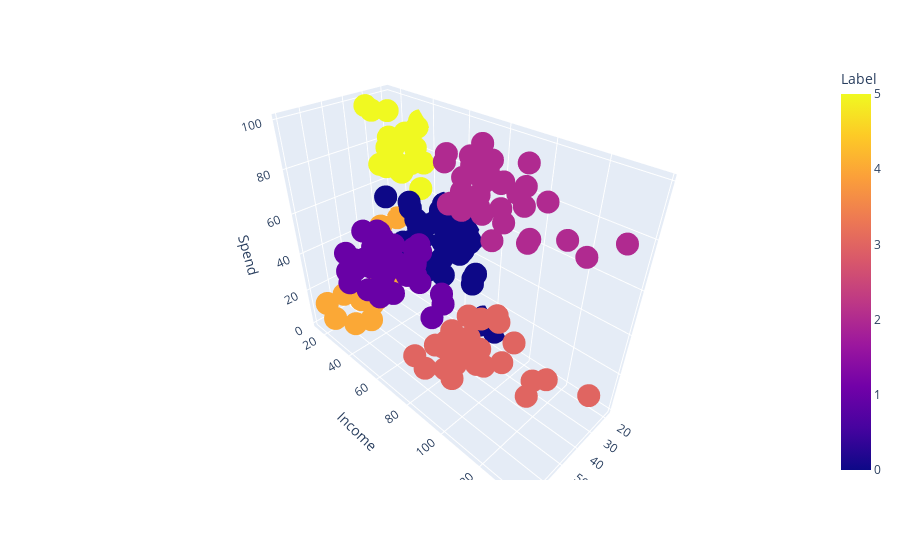

Notebook source saved alongside this figure:
### Code cell
import plotly.express as px 
fig = px.scatter_3d(data_frame=X, x='Age', y='Income', z='Spend', color='Label')
fig.show()

### Figure 1 — Plotly figure (JSON) as saved in the notebook; plotly's stock layout.template omitted (floating-point values rounded to 4 significant figures; data arrays with more than 128 entries replaced by an {"elided": "..."} marker saying what was removed)
{"data": [{"hovertemplate": "Age=%{x}<br>Income=%{y}<br>Spend=%{z}<br>Label=%{marker.color}<extra></extra>", "legendgroup": "", "marker": {"color": {"elided": "200 int values"}, "coloraxis": "coloraxis", "symbol": "circle"}, "mode": "markers", "name": "", "scene": "scene", "showlegend": false, "type": "scatter3d", "x": {"elided": "200 int values"}, "y": {"elided": "200 int values"}, "z": {"elided": "200 int values"}}], "layout": {"coloraxis": {"colorbar": {"title": {"text": "Label"}}, "colorscale": [[0, "#0d0887"], [0.1111, "#46039f"], [0.2222, "#7201a8"], [0.3333, "#9c179e"], [0.4444, "#bd3786"], [0.5556, "#d8576b"], [0.6667, "#ed7953"], [0.7778, "#fb9f3a"], [0.8889, "#fdca26"], [1, "#f0f921"]]}, "legend": {"tracegroupgap": 0}, "margin": {"t": 60}, "scene": {"domain": {"x": [0, 1], "y": [0, 1]}, "xaxis": {"title": {"text": "Age"}}, "yaxis": {"title": {"text": "Income"}}, "zaxis": {"title": {"text": "Spend"}}}}}
